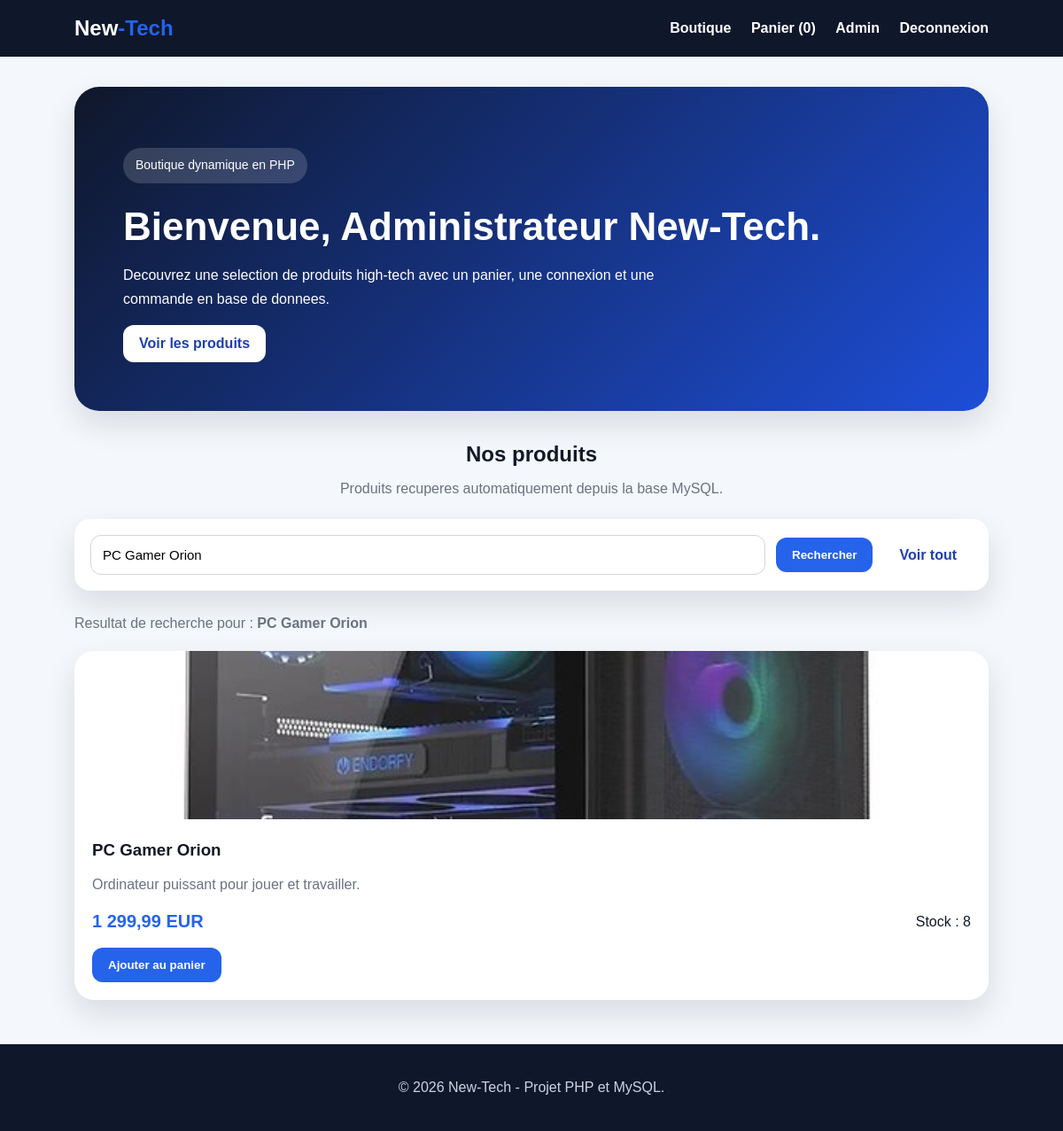
/index.php?recherche=PC Gamer Orion (signed in), run on the app's committed database.
### tables this page shows
CREATE TABLE produit (
    id_produit INT AUTO_INCREMENT PRIMARY KEY,
    nom VARCHAR(100) NOT NULL,
    description TEXT NOT NULL,
    prix DECIMAL(10,2) NOT NULL,
    image VARCHAR(255) DEFAULT '',
    stock INT NOT NULL DEFAULT 0
);

### index.php (the view, shortened to what this page needs)
<?php
require_once "connexion.php";
$recherche = isset($_GET["recherche"]) ? trim($_GET["recherche"]) : "";
if ($recherche !== "") {
    $requete = $pdo->prepare("SELECT * FROM produit WHERE nom LIKE ? OR description LIKE ? ORDER BY id_produit DESC");
    $mot = "%" . $recherche . "%";
    $requete->execute([$mot, $mot]);
} else {
    $requete = $pdo->query("SELECT * FROM produit ORDER BY id_produit DESC");
}
$produits = $requete->fetchAll();
require_once "header.php";
?>
<section class="hero">
    <div>
        <p class="badge">Boutique dynamique en PHP</p>
        <h1>Bienvenue, <?= htmlspecialchars($_SESSION["user_nom"]) ?>.</h1>
        <p>Decouvrez une selection de produits high-tech avec un panier, une connexion et une commande en base de donnees.</p>
        <a class="btn-secondaire" href="#produits">Voir les produits</a>
    </div>
</section>
<section id="produits" class="section-title">
    <h2>Nos produits</h2>
    <p>Produits recuperes automatiquement depuis la base MySQL.</p>
</section>
<form method="GET" action="index.php" class="barre-recherche">
    <input type="text" name="recherche" placeholder="Rechercher un produit..." value="<?= htmlspecialchars($recherche) ?>">
    <button type="submit">Rechercher</button>
    <?php if ($recherche !== ""): ?>
        <a href="index.php" class="btn-secondaire">Voir tout</a>
    <?php endif; ?>
</form>
<?php if ($recherche !== ""): ?>
    <p class="texte-resultat">Resultat de recherche pour : <strong><?= htmlspecialchars($recherche) ?></strong></p>
<?php endif; ?>
<?php if (empty($produits)): ?>
    <div class="bloc-vide">
        <h2>Aucun produit trouve.</h2>
        <p>Essayez avec un autre mot-cle.</p>
    </div>
<?php else: ?>
    <div class="grille-produits">
        <?php foreach ($produits as $produit): ?>
            <article class="carte-produit">
                <?php if (!empty($produit["image"]) && file_exists($produit["image"])): ?>
                    <img src="<?= htmlspecialchars($produit["image"]) ?>" alt="<?= htmlspecialchars($produit["nom"]) ?>">
                <?php else: ?>
                    <div class="image-fallback">New-Tech</div>
                <?php endif; ?>
                <div class="produit-contenu">
                    <h3><?= htmlspecialchars($produit["nom"]) ?></h3>
                    <p><?= htmlspecialchars($produit["description"]) ?></p>
                    <div class="produit-bas">
                        <strong><?= number_format($produit["prix"], 2, ',', ' ') ?> EUR</strong>
                        <span>Stock : <?= $produit["stock"] ?></span>
                    </div>
                    <form action="ajouter.php" method="POST">
                        <button type="submit" <?= $produit["stock"] <= 0 ? "disabled" : "" ?>>Ajouter au panier</button>
                    </form>
                </div>
            </article>
        <?php endforeach; ?>
    </div>
<?php endif; ?>
<?php require_once "footer.php"; ?>

### style.css (style rules this page uses)
:root { --bleu: #2563eb; --bleu-fonce: #1e40af; --fond: #f4f7fb; --texte: #111827; --muted: #6b7280; --blanc: #ffffff; --rouge: #dc2626; --ombre: 0 15px 35px rgba(17, 24, 39, 0.12); }
* { box-sizing: border-box; }
body { margin: 0; font-family: Arial, Helvetica, sans-serif; background: var(--fond); color: var(--texte); }
.hero { margin: 34px 0; padding: 55px; border-radius: 28px; background: linear-gradient(135deg, #0f172a, #1d4ed8); color: var(--blanc); box-shadow: var(--ombre); }
.hero h1 { font-size: 44px; margin: 10px 0; }
.hero p { max-width: 660px; line-height: 1.7; }
.badge { display: inline-block; background: rgba(255, 255, 255, 0.16); padding: 8px 14px; border-radius: 999px; font-size: 14px; }
.section-title { text-align: center; margin: 35px 0 25px; }
.section-title h1, .section-title h2 { margin-bottom: 8px; }
.section-title p { color: var(--muted); }
.grille-produits { display: grid; grid-template-columns: repeat(auto-fit, minmax(260px, 1fr)); gap: 24px; margin-bottom: 50px; }
.carte-produit { background: var(--blanc); border-radius: 22px; overflow: hidden; box-shadow: var(--ombre); transition: transform 0.2s ease; }
.carte-produit img, .image-fallback { width: 100%; height: 190px; object-fit: cover; }
.produit-contenu { padding: 20px; }
.produit-contenu h3 { margin: 0 0 10px; }
.produit-contenu p { color: var(--muted); line-height: 1.5; }
.produit-bas { display: flex; justify-content: space-between; align-items: center; margin: 18px 0; }
.produit-bas strong { color: var(--bleu); font-size: 20px; }
button, .btn-principal, .btn-secondaire { border: none; border-radius: 12px; padding: 12px 18px; cursor: pointer; text-decoration: none; font-weight: 800; display: inline-block; }
button, .btn-principal { background: var(--bleu); color: var(--blanc); }
.btn-secondaire { background: var(--blanc); color: var(--bleu-fonce); }
.barre-recherche { background: var(--blanc); border-radius: 18px; box-shadow: var(--ombre); padding: 18px; margin: 0 0 28px; display: flex; gap: 12px; align-items: center; }
.barre-recherche input { flex: 1; border: 1px solid #d1d5db; border-radius: 12px; padding: 13px; font-size: 15px; }
.texte-resultat { color: var(--muted); margin-bottom: 22px; }

### data on the page
produit: image (picture), nom "PC Gamer Orion", description "Ordinateur puissant pour jouer et travailler.", prix "1 299,99", stock "8"

### other printed values
$nombrePanier "0"
$_SESSION["user_nom"] "Administrateur New-Tech"
$recherche "PC Gamer Orion"
